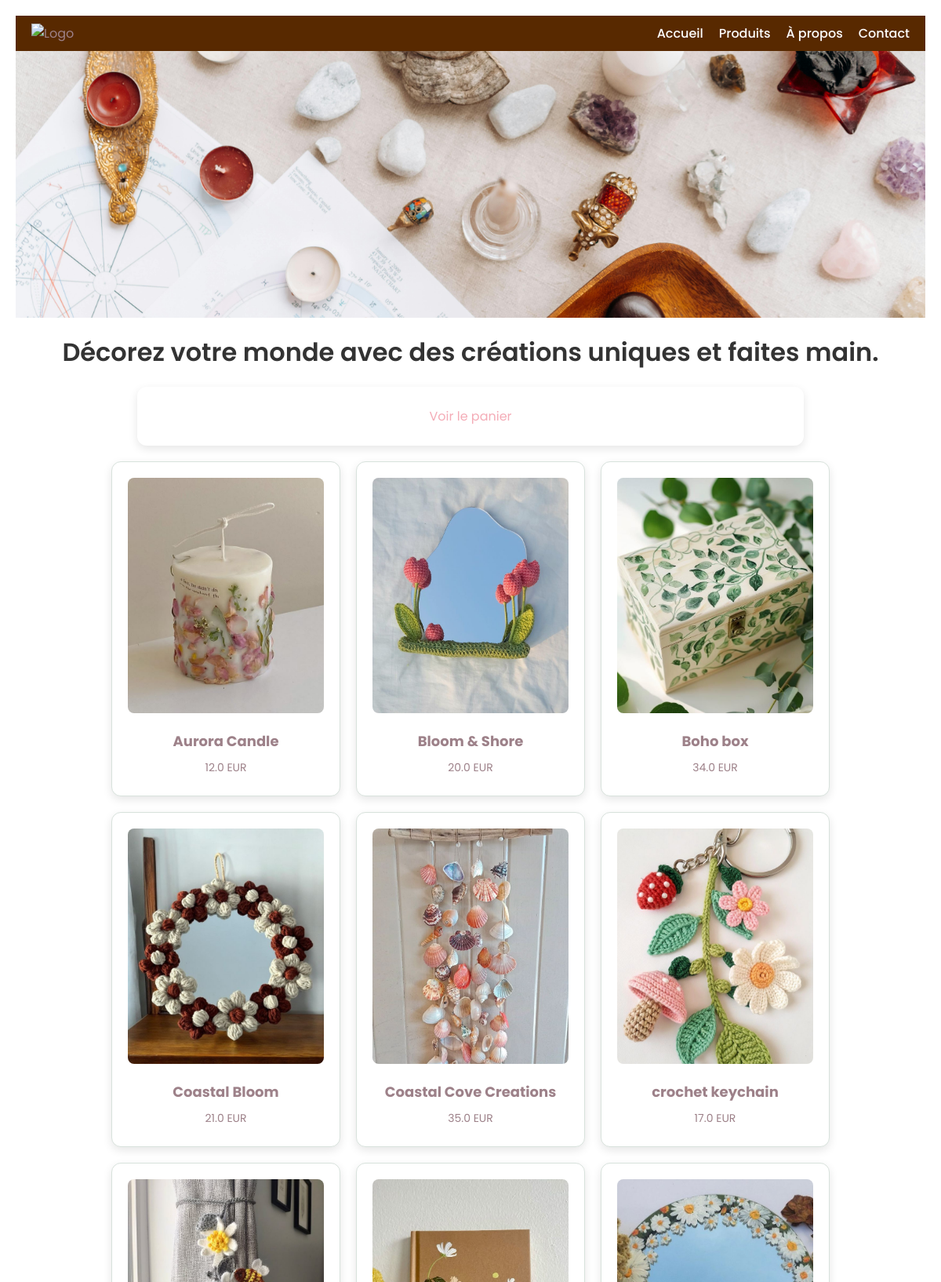
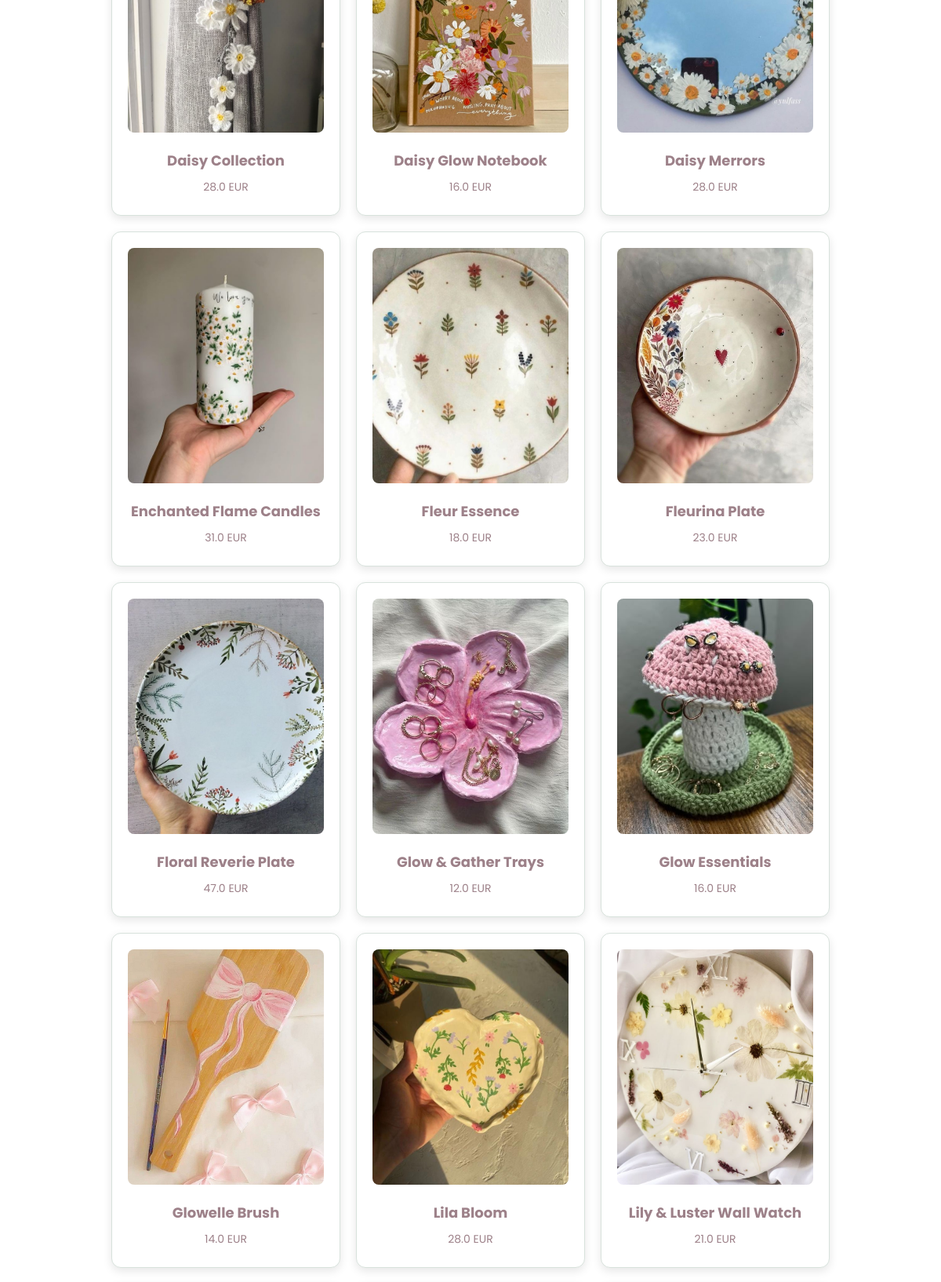
Screenshot of /home_user (signed in, upper part) with the database file from the repository (2 pictures, top to bottom).
### tables this page shows
CREATE TABLE products (
            id INTEGER PRIMARY KEY AUTOINCREMENT,
            name TEXT NOT NULL,
            price REAL NOT NULL,
            stock INTEGER NOT NULL,
            image_url TEXT, 
            is_vintage INTEGER NOT NULL DEFAULT 0 CHECK(is_vintage IN (0,1))  
        );

### app.py (the view)
@app.route("/home_user")
@login_required
def index_user():
    print("User authenticated:", current_user.is_authenticated)
    print("Session Data:", session)  # Debug session contents
    print(
        "Current User ID:", session.get("_user_id")
    )  # Flask-Login stores user_id here
    conn = get_db()
    products = conn.execute("SELECT * FROM products").fetchall()
    conn.close()
    products = [dict(product) for product in products]
    return render_template("index.html", products=products)

### app.py (called while the page is built)
@login_manager.user_loader
def load_user(user_id):
    conn = get_db()
    user = conn.execute("SELECT * FROM users WHERE id = ?", (user_id,)).fetchone()
    conn.close()
    if user:
        return User(
            user["id"],
            user["FirstName"],
            user["LastName"],
            user["Email"],
            user["phoneNum"],
            user["password"],
            user["is_admin"],
        )
    return None  # Explicitly return None if the user is not found

def get_db():
    conn = sqlite3.connect("database.db")  # Ensure this is your actual DB file
    conn.row_factory = sqlite3.Row  # Enable dictionary-like access
    return conn

### templates/index.html (shortened to what this page needs)
<!DOCTYPE html>
<html lang="fr">
<head>
    <link rel="stylesheet" href="{{ url_for('static', filename='styles.css') }}" />
</head>
<body>
    <nav class="navbar">
        <div class="logo">
            <img src="{{ url_for('static', filename='logo.png') }}" alt="Logo" />
        </div>
        <ul class="nav-links">
            <li><a href="">Accueil</a></li>
            <li><a href="">Produits</a></li>
            <li><a href="{{ url_for('about_us') }}">À propos</a></li>
            <li><a href="{{ url_for('contact_us') }}">Contact</a></li>
        </ul>
    </nav>
    <header class="welcome-section">
    </header>
    <div class="slogan">
      <p>Décorez votre monde avec des créations uniques et faites main.</p>
  </div>
    <div class="cart-container">
        <a href="{{ url_for('view_cart') }}" class="cart-link">Voir le panier</a>
    </div>
    <div class="product-container">
        {% for product in products %}
        <div class="product-card {% if product.stock == 0 %}out-of-stock{% endif %}">
          <a href="{{ url_for('product_detail', product_id=product.id) }}">
            <img src="{{ url_for('static', filename= product.image_url ) }}" alt="{{ product.name }}" />
            <h3>{{ product.name }}</h3>
            <p>{{ product.price }} EUR</p>
          </a>
        </div>
        {% endfor %}
    </div>
</body>
</html>

### static/styles.css (style rules this page uses)
body { font-family: 'Poppins', sans-serif; background-color: #FFFFFF; margin: 0; padding: 20px; text-align: center; color: #9D8189; }
a { text-decoration: none; color: #F4ACB7; transition: color 0.3s ease; }
.product-container { display: flex; flex-wrap: wrap; justify-content: center; gap: 20px; padding: 20px; position: relative; transition: filter 0.3s ease; }
.product-card { width: 250px; padding: 20px; border: 1px solid #D8E2DC; border-radius: 12px; box-shadow: 0 4px 12px rgba(0, 0, 0, 0.1); text-align: center; background-color: #FFFFFF; transition: transform 0.3s ease, box-shadow 0.3s ease; }
.product-card img { width: 100%; height: 300px; object-fit: cover; border-radius: 8px; }
.product-card h3 { margin: 15px 0 10px; font-size: 18px; color: #9D8189; }
.product-card p { margin: 5px 0; color: #9D8189; font-size: 14px; }
.cart-container { max-width: 800px; margin: 0 auto; background-color: #FFFFFF; padding: 25px; border-radius: 12px; box-shadow: 0 4px 12px rgba(0, 0, 0, 0.1); }
.navbar { display: flex; align-items: center; justify-content: space-between; background-color: #582900; padding: 10px 20px; }
.logo img { height: 50px; }
.nav-links { list-style: none; margin: 0; padding: 0; display: flex; }
.nav-links li { margin-left: 20px; }
.nav-links a { color: white; text-decoration: none; font-weight: 500; }
.welcome-section { background-image: url("../static/welcome.jpg"); background-size: cover; background-position: center; height: 300px; display: flex; align-items: flex-end; justify-content: center; text-align: center; padding-bottom: 40px; }
.slogan { background-color: rgba(255, 255, 255, 0.8); padding: 20px; border-radius: 10px; }
.slogan p { font-size: 2em; margin: 0; color: #333; font-weight: 600; }

### rows the page displays
products: image_url+name (picture), name "Aurora Candle", price "12.0"
products: image_url+name (picture), name "Bloom & Shore", price "20.0"
products: image_url+name (picture), name "Boho box", price "34.0"
products: image_url+name (picture), name "Coastal Bloom", price "21.0"
products: image_url+name (picture), name "Coastal Cove Creations", price "35.0"
products: image_url+name (picture), name "crochet keychain", price "17.0"
products: image_url+name (picture), name "Daisy Collection", price "28.0"
products: image_url+name (picture), name "Daisy Glow Notebook", price "16.0"
products: image_url+name (picture), name "Daisy Merrors", price "28.0"
products: image_url+name (picture), name "Enchanted Flame Candles", price "31.0"
products: image_url+name (picture), name "Fleur Essence", price "18.0"
products: image_url+name (picture), name "Fleurina Plate", price "23.0"
products: image_url+name (picture), name "Floral Reverie Plate", price "47.0"
products: image_url+name (picture), name "Glow & Gather Trays", price "12.0"
products: image_url+name (picture), name "Glow Essentials", price "16.0"
products: image_url+name (picture), name "Glowelle Brush", price "14.0"
products: image_url+name (picture), name "Lila Bloom", price "28.0"
products: image_url+name (picture), name "Lily & Luster Wall Watch", price "21.0"
